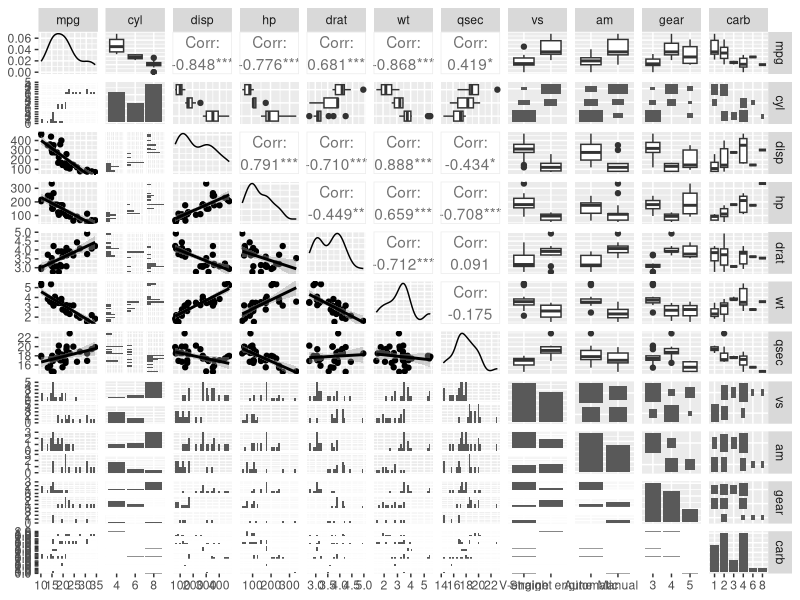
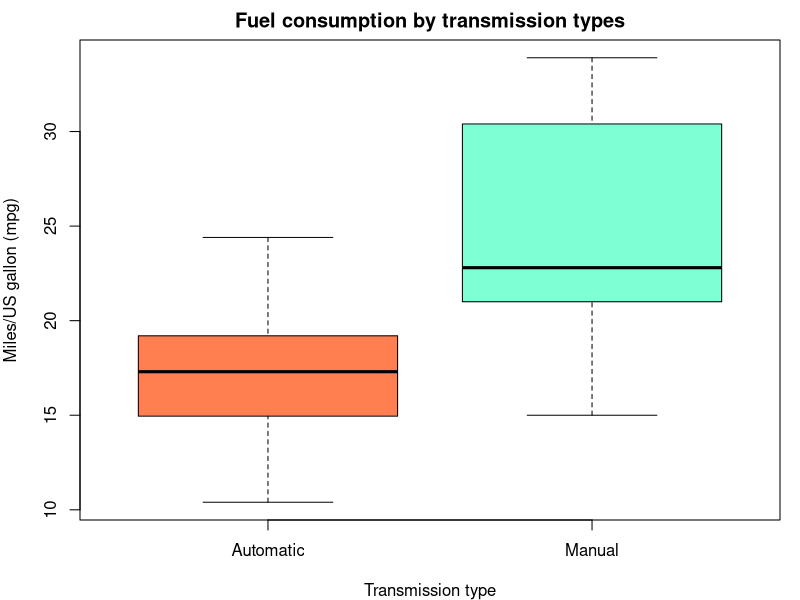
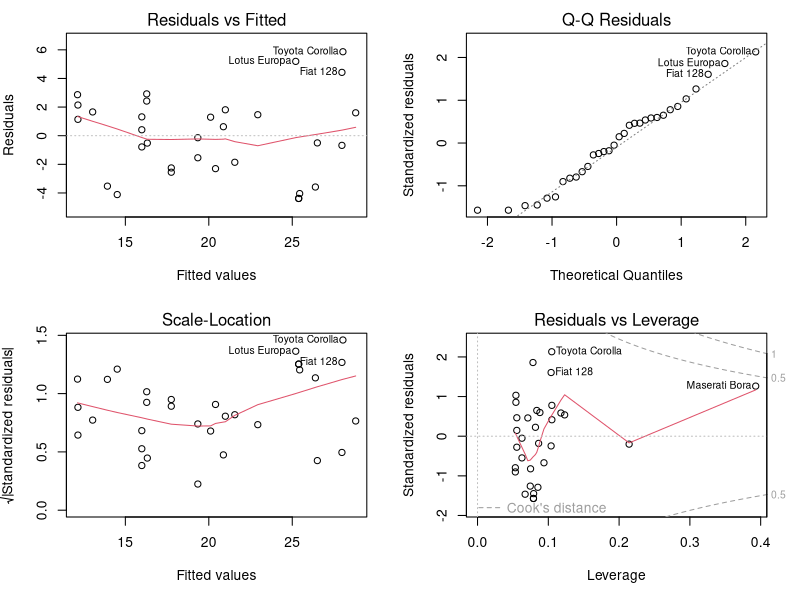
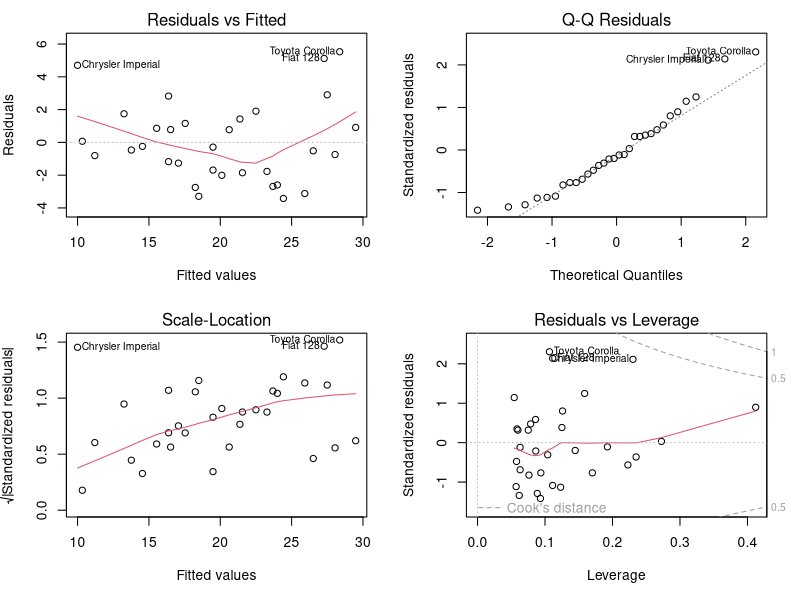

These charts were generated, in order, by the following R code:
# Assignment: Regression Models Course Project

library(datasets)
data(mtcars)

# Summaries
?mtcars
summary(mtcars)
str(mtcars)
dim(mtcars)
head(mtcars)
tail(mtcars)

# Formatting factors for analysis (See help page ?mtcars)
mtcars$cyl <- as.factor(mtcars$cyl)
mtcars$gear <- as.factor(mtcars$gear)
mtcars$carb <- as.factor(mtcars$carb)
## http://stackoverflow.com/questions/18617174/r-mtcars-dataset-meaning-of-vs-variable
mtcars$vs <- as.factor(mtcars$vs)
levels(mtcars$vs) <- c("V-engine", "Straight engine")
mtcars$am <- as.factor(mtcars$am)
levels(mtcars$am) <- c("Automatic", "Manual")


# Pair plot
require(GGally)
require(ggplot2)
g <- ggpairs(mtcars, 
             lower = list(continuous = wrap("smooth"))) ##, method = "loess"
g

# Plotting am vs mpg

# g2 <- ggplot(mtcars, aes(x = am, y = mpg, fill = am)) + 
#     geom_boxplot() +
#     labs(title = "Fuel consumption and transmission types", 
#          x = "Transmission", y = "Miles/US gallon (mpg)")
# g2

par(mfrow = c(1, 1), mar = c(4, 4, 2, 1))
boxplot(mpg ~ am, data = mtcars,
        col = c("coral", "aquamarine"),
        xlab = "Transmission type",
        ylab = "Miles/US gallon (mpg)",
        main = "Fuel consumption by transmission types")

# Linear model
fitPrimary <- lm(mpg ~ am, data = mtcars)
summary(fitPrimary)
summary(fitPrimary)$coefficients
##              Estimate Std. Error   t value     Pr(>|t|)
## (Intercept) 17.147368   1.124603 15.247492 1.133983e-15
## amManual     7.244939   1.764422  4.106127 2.850207e-04
summary(fitPrimary)$r.squared
## [1] 0.3597989 => 36% of the variability on MPG is explained by transmission

# Complete model
fitComplete <- lm(mpg ~ ., data = mtcars)
summary(fitComplete)
summary(fitComplete)$coefficients
summary(fitComplete)$adj.r.squared
## [1] 0.7790215 => 78% of the var. on MPG is explained by the complete model

# Another approach... nested models!
## am is the variable investigated
## According to a quick research, another variables related to fuel consumption:
## - hp: gross horsepower
## - wt: weight
## - qsec: 1/4 mile time
## - gear: number of forward gears
## - carb: number of carburetors
fit2 <- update(fitPrimary, mpg ~ am + hp)
fit3 <- update(fitPrimary, mpg ~ am + hp + wt)
fit4 <- update(fitPrimary, mpg ~ am + hp + wt + qsec)
fit5 <- update(fitPrimary, mpg ~ am + hp + wt + qsec + gear)
fit6 <- update(fitPrimary, mpg ~ am + hp + wt + qsec + gear + carb)

anova(fitPrimary, fit2, fit3, fit4, fit5, fit6)

# According to ANOVA results, the models 2 and 3 are statistically significant
summary(fit2)$coefficients
##               Estimate  Std. Error   t value     Pr(>|t|)
## (Intercept) 26.5849137 1.425094292 18.654845 1.073954e-17
## amManual     5.2770853 1.079540576  4.888270 3.460318e-05
## hp          -0.0588878 0.007856745 -7.495191 2.920375e-08
summary(fit2)$adj.r.squared
## 0.7670025 => am and hp explains 77% of the variability...

summary(fit3)$coefficients
##                Estimate  Std. Error   t value     Pr(>|t|)
## (Intercept) 34.00287512 2.642659337 12.866916 2.824030e-13
## amManual     2.08371013 1.376420152  1.513862 1.412682e-01
## hp          -0.03747873 0.009605422 -3.901830 5.464023e-04
## wt          -2.87857541 0.904970538 -3.180850 3.574031e-03
summary(fit3)$adj.r.squared
## 0.8227357 => am, hp and wt explains 82% of the variability...

# Residuals
par(mfrow = c(2, 2), mar = c(5, 4, 2, 2))
##plot(fitPrimary)
plot(fit2)
plot(fit3)

# Diagnostics
?influence.measures

## Model 2: 
round(dfbetas(fit2)[, 2], 3) 
### dfbetas are small, no points with high potential for influence

round(hatvalues(fit2), 3)
### "Maserati Bora" has high leverage but no influence

## Model 3: 
round(dfbetas(fit3)[, 2], 3)
### dfbetas are small, no points with high potential for influence

round(hatvalues(fit3), 3)
### "Maserati Bora" has high leverage but no influence

# Model selection: SELECT MODEL 3!!!